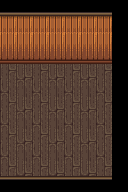

This is a level from a 2D game, rendered from its Tiled map with the project's own tilesets. A one-line summary and the complete map file follow:
An orthogonal 8x12 tile map with 16x16 px tiles, 4 tile layers (Back, Buildings, Front, AlwaysFront), 6 tilesets and 1 object (TileData).

<map version="1.10" tiledversion="1.10.2" orientation="orthogonal" renderorder="right-down" compressionlevel="0" width="8" height="12" tilewidth="16" tileheight="16" infinite="0" nextlayerid="8" nextobjectid="22">
 <properties>
  <property name="DayTiles_asdf" value="Buildings 3 1 15 Buildings 3 2 27 Back 3 4 51 Back 3 5 63" />
  <property name="FloorIDs" value="SpouseHallway" />
  <property name="NightTiles_asdf" value="Buildings 3 1 144 Buildings 3 2 156 Back 3 4 53 Back 3 5 65" />
  <property name="ViewportFollowPlayer" type="bool" value="true" />
  <property name="Warp" value="9 12 Farm 64 15" />
  <property name="asdf" type="bool" value="false" />
 </properties>
 <tileset firstgid="1" name="indoor" tilewidth="16" tileheight="16" tilecount="2176" columns="32">
  <image source=".townInterior.png" width="512" height="1088" />
 </tileset>
 <tileset firstgid="2177" name="sewer" tilewidth="16" tileheight="16" tilecount="88" columns="8">
  <image source=".SewerTiles.png" width="128" height="176" />
 </tileset>
 <tileset firstgid="2265" name="untitled tile sheet" tilewidth="16" tileheight="16" tilecount="264" columns="12">
  <image source=".farmhouse_tiles.png" width="192" height="352" />
 </tileset>
 <tileset firstgid="2529" name="walls_and_floors" tilewidth="16" tileheight="16" tilecount="688" columns="16">
  <image source=".walls_and_floors.png" width="256" height="688" />
 </tileset>
 <tileset firstgid="3217" name="indoor" tilewidth="16" tileheight="16" tilecount="2176" columns="32">
  <image source=".townInterior.png" width="512" height="1088" />
 </tileset>
 <tileset firstgid="5393" source=".spring_sgf_v2.tsx" />
 <layer id="1" name="Back" width="8" height="12">
  <data encoding="csv">
5488,5488,5488,5488,5488,5488,5488,0,
2529,2529,2529,2529,2529,2529,2529,0,
2545,2545,2545,2545,2545,2545,2545,0,
3090,3090,3090,3089,3090,3089,3090,0,
3106,3105,3106,3105,3106,3105,3106,0,
3090,3089,3090,3089,3090,3089,3090,0,
3106,3105,3106,3105,3106,3105,3106,0,
3090,3089,3090,3089,3090,3089,3090,0,
3106,3105,3106,3105,3106,3105,3106,0,
3090,3089,3090,3089,3090,3089,3090,0,
3106,3105,3106,3105,3106,3105,3106,0,
5444,5444,5444,5444,5444,5444,5444,0
</data>
 </layer>
 <layer id="2" name="Buildings" width="8" height="12">
  <data encoding="csv">
5488,5488,5488,5488,5488,5488,5488,0,
67,67,67,67,67,67,67,0,
67,67,67,67,67,67,67,0,
99,99,99,99,99,99,99,0,
0,0,0,0,0,0,0,0,
0,0,0,0,0,0,0,0,
0,0,0,0,0,0,0,0,
0,0,0,0,0,0,0,0,
0,0,0,0,0,0,0,0,
0,0,0,0,0,0,0,0,
0,0,0,0,0,0,0,0,
5444,5444,5444,5444,5444,5444,5444,0
</data>
 </layer>
 <layer id="3" name="Front" width="8" height="12">
  <data encoding="csv">
0,0,0,0,0,0,0,0,
1427,1427,1427,1427,1427,1427,1427,0,
0,0,0,0,0,0,0,0,
0,0,0,0,0,0,0,0,
0,0,0,0,0,0,0,0,
0,0,0,0,0,0,0,0,
0,0,0,0,0,0,0,0,
0,0,0,0,0,0,0,0,
0,0,0,0,0,0,0,0,
0,0,0,0,0,0,0,0,
0,0,0,0,0,0,0,0,
0,0,0,0,0,0,0,0
</data>
 </layer>
 <layer id="7" name="AlwaysFront" width="8" height="12">
  <data encoding="csv">
0,0,0,0,0,0,0,0,
0,0,0,0,0,0,0,0,
0,0,0,0,0,0,0,0,
0,0,0,0,0,0,0,0,
0,0,0,0,0,0,0,0,
0,0,0,0,0,0,0,0,
0,0,0,0,0,0,0,0,
0,0,0,0,0,0,0,0,
0,0,0,0,0,0,0,0,
0,0,0,0,0,0,0,0,
0,0,0,0,0,0,0,0,
0,0,0,0,0,0,0,0
</data>
 </layer>
 <objectgroup id="4" name="Back">
  <object id="8" name="TileData" x="64" y="80" width="16" height="16">
   <properties>
    <property name="NoFurniture" value="T" />
   </properties>
  </object>
 </objectgroup>
 <objectgroup id="5" name="Buildings" />
 <objectgroup id="6" name="Front" />
</map>
